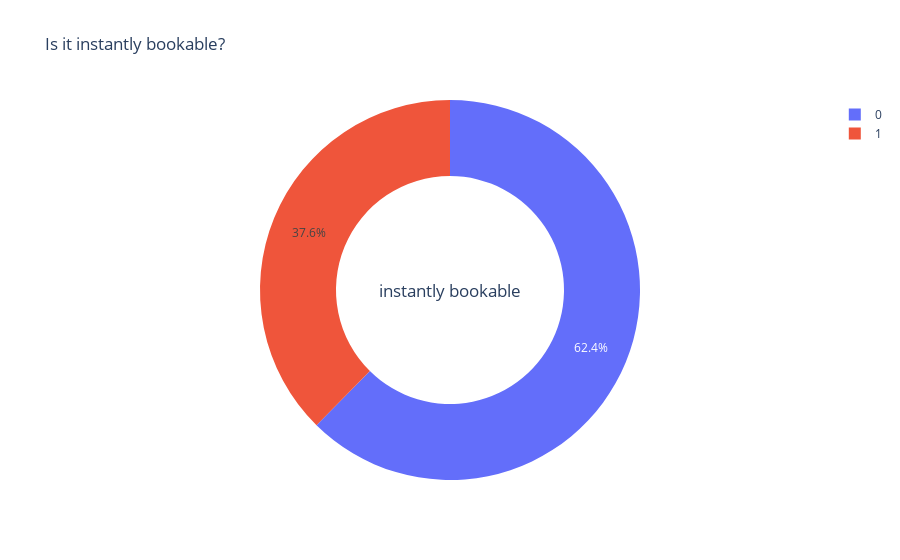

The cell this chart's notebook holds for it:
### Code cell
#Analyzing Categorical Variables
from plotly.offline  import download_plotlyjs,init_notebook_mode,plot, iplot
from plotly.offline import init_notebook_mode, iplot
init_notebook_mode(connected=True)
temp = listings.instant_bookable.value_counts()
fig = {
  "data": [
    {
      "values": temp.values,
      "labels": temp.index,
      "domain": {"x": [0, 1]},
      "hole": .6,
      "type": "pie"
    },
    
    ],
  "layout": {
        "title":"Is it instantly bookable?",
        "annotations": [
            {
                "font": {
                    "size": 17
                },
                "showarrow": False,
                "text": "instantly bookable",
                "x": 0.5,
                "y": 0.5
            }
            
        ]
    }
}
iplot(fig, filename='donut')

### Figure 1 — Plotly figure (JSON) as saved in the notebook; plotly's stock layout.template omitted (floating-point values rounded to 4 significant figures)
{"data": [{"domain": {"x": [0, 1]}, "hole": 0.6, "labels": [0, 1], "type": "pie", "values": [1326, 799]}], "layout": {"annotations": [{"font": {"size": 17}, "showarrow": false, "text": "instantly bookable", "x": 0.5, "y": 0.5}], "title": {"text": "Is it instantly bookable?"}}}
